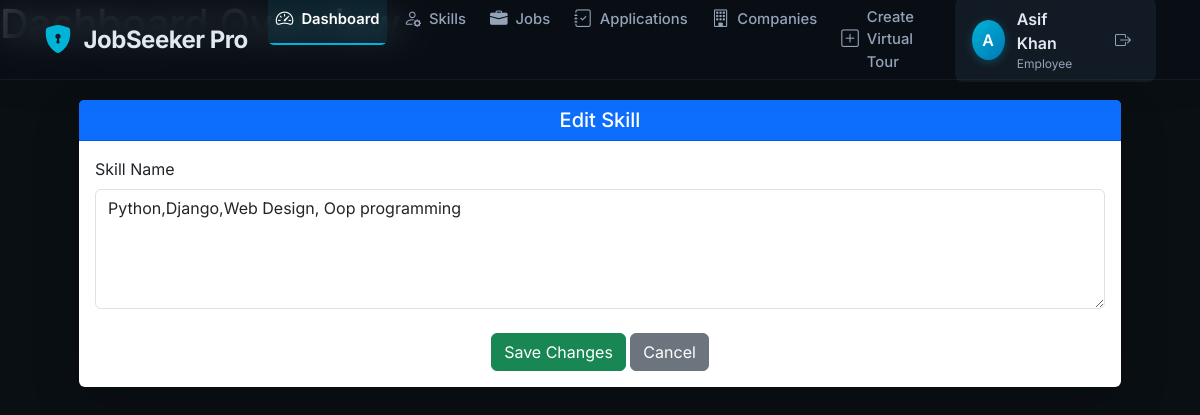
Page /skills/1/edit/ (signed in) on the committed database.
### Job_App/models.py (models this page shows, shortened)
class User(AbstractUser):
    ROLE_CHOICES = [
        ('JOB_SEEKER', 'Job Seeker'),
        ('EMPLOYER', 'Employer'),
        ('ADMIN', 'Admin'),
    ]
    role = models.CharField(max_length=20, choices=ROLE_CHOICES)
    phone_number = models.CharField(max_length=15, blank=True, null=True)
    profile_picture = models.ImageField(upload_to='profile_pics/', blank=True, null=True)
    bio = models.TextField(blank=True)

class Skill(models.Model):
    name = models.CharField(max_length=50, unique=True)

### Job_App/views.py (the view, shortened to what this page needs)
# urls.py: path("skills/<int:pk>/edit/",my_view.update_skill, name="update_skill"),
def update_skill(request, pk):
    skill = get_object_or_404(Skill, pk=pk)
    return render(request, "Employee/Edit_Skill.html", {"skill": skill})

### templates/Employee/Edit_Skill.html (shortened to what this page needs)
{% extends 'Employee/base.html' %}
{% load static %}
{% block content %}
<div class="container py-5" style="margin-top:-20px; width: calc(100% - 50px);">
    <div class="card shadow-lg border-0 rounded-lg">
        <div class="card-header bg-primary text-white text-center">
            <h5 class="mb-0">Edit Skill</h5>
        </div>
        <div class="card-body">
            <form method="post" action="">
                <div class="mb-4">
                    <label for="skillName" class="form-label">Skill Name</label>
                    <textarea name="name" id="skillName" class="form-control" required style="height:120px;">{{ skill.name }}</textarea>
                </div>
                <div class="text-center">
                    <button type="submit" class="btn btn-success">Save Changes</button>
                    <a href="{% url 'skill_dashboard' %}" class="btn btn-secondary">Cancel</a>
                </div>
            </form>
        </div>
    </div>
</div>
{% endblock %}

### templates/Employee/nav.html (shortened to what this page needs)
<!DOCTYPE html>
<html lang="en">
<head>
  <link href="https://cdn.jsdelivr.net/npm/bootstrap@5.3.3/dist/css/bootstrap.min.css" rel="stylesheet">
  <link href="https://cdn.jsdelivr.net/npm/bootstrap-icons@1.10.5/font/bootstrap-icons.css" rel="stylesheet">
</head>
<body>
<nav class="navbar navbar-expand-lg navbar-dark fixed-top">
  <div class="container-fluid">
    <a class="navbar-brand" href="{% url 'Employee_Dashboard' %}">
      <i class="bi bi-shield-lock-fill"></i>JobSeeker Pro
    </a>
    <div class="collapse navbar-collapse" id="navbarNav">
      <ul class="navbar-nav me-auto">
        <li class="nav-item">
          <a class="nav-link active" href="{% url 'Employee_Dashboard' %}"><i class="bi bi-speedometer2"></i> Dashboard</a>
        </li>
        <li class="nav-item">
          <a class="nav-link" href="{% url 'skill_dashboard' %}"><i class="bi bi-person-gear"></i> Skills</a>
        </li>
        <li class="nav-item">
          <a class="nav-link" href="{% url 'job_create' %}"><i class="bi bi-briefcase-fill"></i> Jobs</a>
        </li>
        <li class="nav-item">
          <a class="nav-link" href="{% url 'application_list' %}"><i class="bi bi-journal-check"></i> Applications</a>
        </li>
        <li class="nav-item">
          <a class="nav-link" href="{% url 'company-list' %}"><i class="bi bi-building"></i> Companies</a>
        </li>
        <li class="nav-item">
          <a class="nav-link" href="{% url 'virtual-tour-create' %}"><i class="bi bi-plus-square"></i>Create Virtual Tour</a>
        </li>
      </ul>
      {% if request.user.is_authenticated %}
      <div class="user-welcome">
        <div class="user-avatar">
          {{ request.user.get_full_name|default:request.user.username|first|upper }}
        </div>
        <div>
          <div class="user-name">{{ request.user.get_full_name|default:request.user.username }}</div>
          <div class="user-role">Employee</div>
        </div>
        <a href="{% url 'logout' %}" class="logout-btn" title="Logout">
          <i class="bi bi-box-arrow-right"></i>
        </a>
      </div>
      {% endif %}
    </div>
  </div>
</nav>
<main class="dashboard-content">
  <div class="dashboard-header">
    <h1 class="dashboard-title">Dashboard Overview</h1>
  </div>
</main>
</body>
</html>

### templates/Employee/nav.html (style rules this page uses)
html, body { height: 100%; margin: 0; padding: 0; }
:root { --primary-500: #00b4d8; --primary-400: #0096c7; --primary-300: #0077b6; --primary-100: rgba(0, 180, 216, 0.1); --dark-900: #0a0f14; --dark-800: #121a21; --dark-700: #1a2633; --dark-600: #2a3a4a; --dark-500: #4b5565; --light-100: #e2e8f0; --light-200: #cbd5e1; --light-300: #94a3b8; --accent-green: #10b981; --accent-red: #ef4444; --accent-yellow: #f59e0b; --shadow-sm: 0 1px 2px 0 rgba(0, 0, 0, 0.05); --shadow-md: 0 4px 6px -1px rgba(0, 0, 0, 0.1), 0 2px 4px -1px rgba(0, 0, 0, 0.06); --shadow-lg: 0 10px 15px -3px rgba(0, 0, 0, 0.1), 0 4px 6px -2px rgba(0, 0, 0, 0.05); --radius-sm: 0.375rem; --radius-md: 0.5rem; --radius-lg: 1rem; --transition: all 0.2s cubic-bezier(0.4, 0, 0.2, 1); }
body { font-family: 'Inter', -apple-system, BlinkMacSystemFont, sans-serif; background-color: var(--dark-900); color: var(--light-200); line-height: 1.5; }
.navbar { background: rgba(10, 15, 20, 0.7) !important; backdrop-filter: blur(16px) saturate(180%); -webkit-backdrop-filter: blur(16px) saturate(180%); border-bottom: 1px solid rgba(42, 58, 74, 0.3); padding: 0.5rem 2rem; height: 80px; transition: all 0.3s ease; box-shadow: 0 4px 30px rgba(0, 0, 0, 0.1); }
.navbar-brand { font-weight: 700; font-size: 1.5rem; color: var(--light-100); display: flex; align-items: center; letter-spacing: -0.5px; transition: var(--transition); }
.navbar-brand .bi { margin-right: 0.75rem; font-size: 1.75rem; color: var(--primary-500); transition: var(--transition); }
.nav-item { margin: 0 0.25rem; position: relative; }
.nav-link { font-weight: 500; color: var(--light-300); padding: 0.75rem 1.25rem; border-radius: var(--radius-sm); transition: var(--transition); display: flex; align-items: center; font-size: 0.925rem; position: relative; overflow: hidden; }
.nav-link::before { content: ''; position: absolute; bottom: 0; left: 0; width: 100%; height: 2px; background: var(--primary-500); transform: scaleX(0); transform-origin: right; transition: transform 0.3s ease; }
.nav-link:hover::before, .nav-link.active::before { transform: scaleX(1); transform-origin: left; }
.nav-link .bi { margin-right: 0.5rem; font-size: 1.1rem; transition: var(--transition); }
.nav-link.active { font-weight: 600; color: var(--primary-500); background: rgba(0, 180, 216, 0.1); }
.user-welcome { display: flex; align-items: center; gap: 0.75rem; margin-left: 1.5rem; padding: 0.5rem 1rem; border-radius: var(--radius-md); background: rgba(42, 58, 74, 0.3); transition: var(--transition); border: 1px solid transparent; }
.user-avatar { width: 40px; height: 40px; border-radius: 50%; background: linear-gradient(135deg, var(--primary-500), var(--primary-300)); display: flex; align-items: center; justify-content: center; color: white; font-weight: 600; box-shadow: 0 2px 10px rgba(0, 180, 216, 0.3); transition: var(--transition); }
.user-name { font-weight: 600; color: var(--light-100); transition: var(--transition); }
.user-role { font-size: 0.75rem; color: var(--light-300); transition: var(--transition); }
.logout-btn { color: var(--light-300); margin-left: 1rem; padding: 0.5rem; border-radius: 50%; transition: var(--transition); display: flex; align-items: center; justify-content: center; }
.nav-item { animation: fadeIn 0.3s ease forwards; opacity: 0; }
.nav-item:nth-child(1) { animation-delay: 0.1s; }
.nav-item:nth-child(2) { animation-delay: 0.2s; }
.nav-item:nth-child(3) { animation-delay: 0.3s; }
.nav-item:nth-child(4) { animation-delay: 0.4s; }
.nav-item:nth-child(5) { animation-delay: 0.5s; }

### rows in the picture
User: user.get_full_name|first "A", user.get_full_name "Asif Khan"
Skill: name "Python,Django,Web Design, Oop programming"
